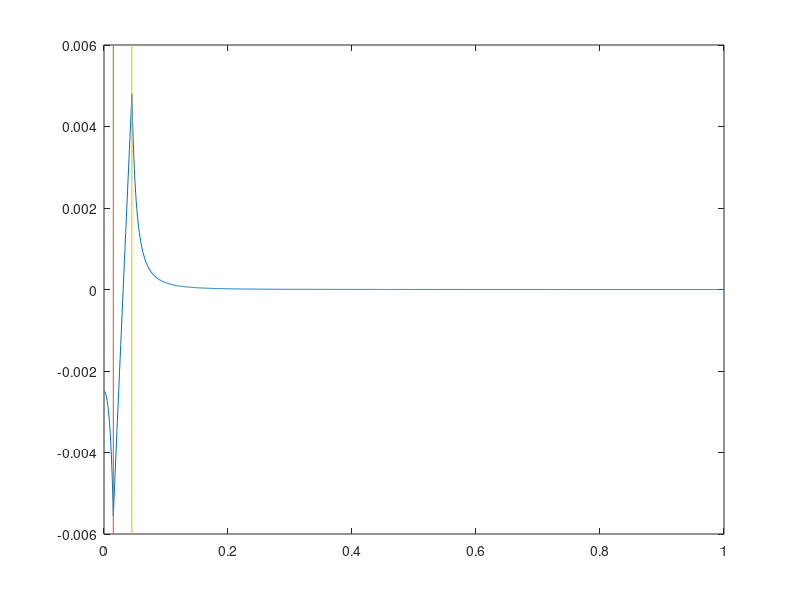
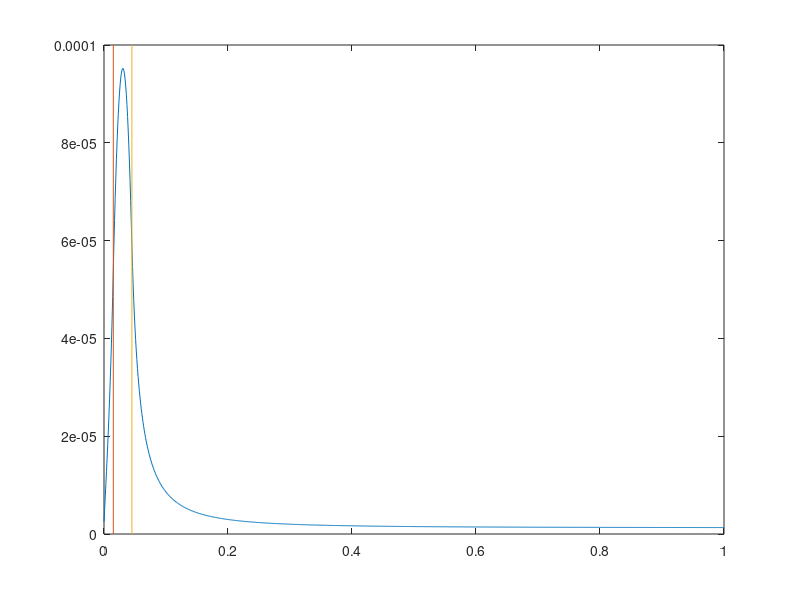

The MATLAB source for these figures, in order:
%%
close all; clear; clc;

eps0 = 8.85e-12; % vacuum permitivity
rou0 = eps0;


z = 0:0.001:100e-2;   % 0--100 cm

z0 = 3e-2; % m
R = 1.5e-2;

idx1 = find(z>0 & z<z0-R);
idx1 = [find(z==0), idx1];

idx2 = find(z>z0-R & z<z0);
idx2 = [find(z==z0-R), idx2];

idx3 = find(z>z0 & z<z0+R);
idx3 = [find(z==z0), idx3];

idx4 = find(z>z0+R | z==z0+R);


E = zeros(1,length(z));

E(idx1) = -rou0*R^3/(3*eps0)./abs(z(idx1)-z0).^2;
E(idx4) =  rou0*R^3/(3*eps0)./abs(z(idx4)-z0).^2;
E(idx2) = -rou0/(3*eps0)*abs(z(idx2)-z0);
E(idx3) =  rou0/(3*eps0)*abs(z(idx3)-z0);

Eimage = -rou0*R^3/(3*eps0)./abs(z+z0).^2;

E = E+Eimage;

phi = cumsum(-E*(z(2)-z(1)));





%%
figure(1)
clf
plot(z,E)
hold on 
plot([z0-R, z0-R],[-6 6]*1e-3)
plot([z0+R, z0+R],[-6 6]*1e-3)

figure(2)
clf
plot(z,phi)
hold on
plot([z0-R, z0-R], [0 1]*1e-4)
plot([z0+R, z0+R] ,[0 1]*1e-4)



















